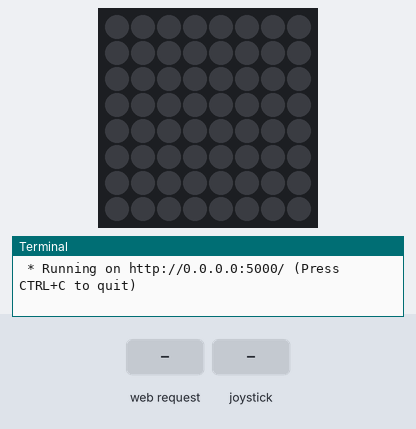
This program was run on a simulated Raspberry Pi (BCM pin numbers) with a Sense HAT. Parts: the Sense HAT's 8×8 RGB LED matrix, the last lines printed to the terminal. The test bench sets the inputs (shaded band). Random numbers come from a fixed seed.

Above: at 1.2 s.
1.3 s: HTTP request for /game received
At 2.2 s:
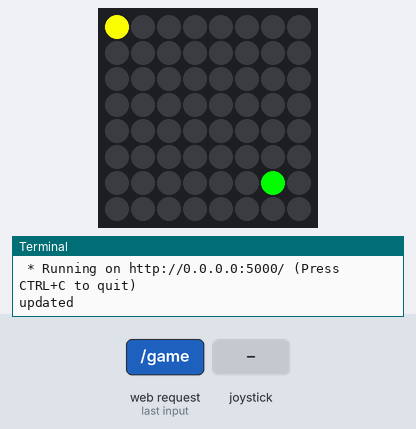
2.8 s: joystick pushed down
At 3.9 s:
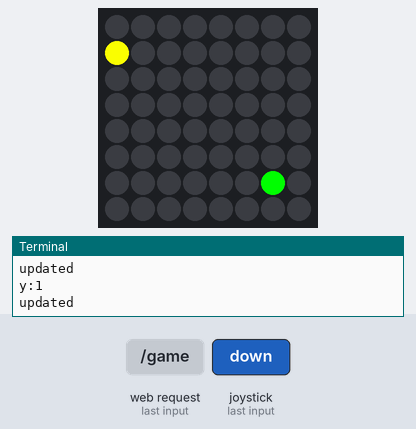
4.4 s: joystick pushed right
At 5.2 s:
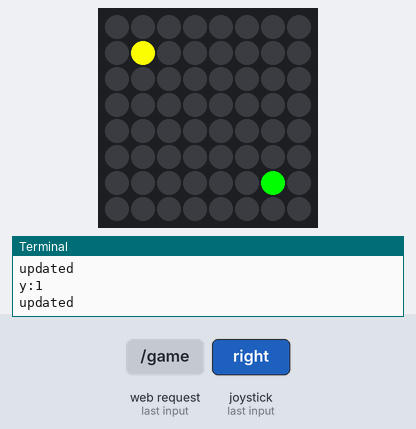
6.0 s: joystick pushed up
At 7.3 s:
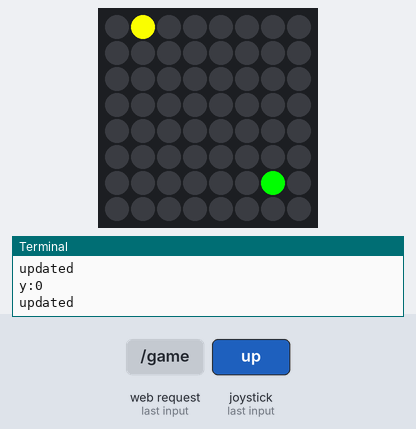
7.6 s: joystick pushed right
At 8.8 s:
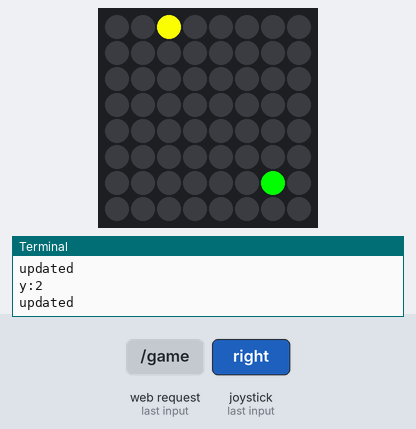
9.2 s: joystick pushed down
At 10.0 s:
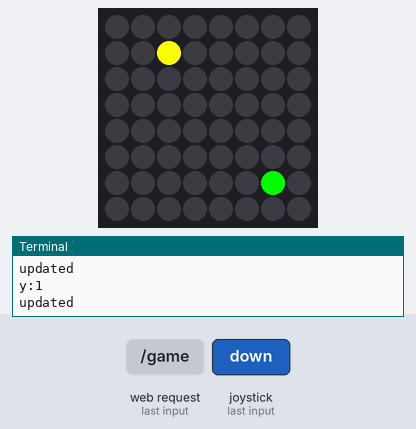
Timing chart, 0 to 11.8 s (numbered marks = the images above; inputs shaded):
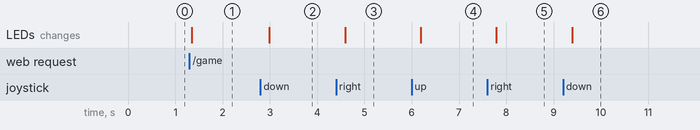

The program:

app.py
```python
from flask import Flask, render_template
import raspieats


app = Flask(__name__)

@app.route('/')

def index():
    return render_template('index.html')

@app.route('/game')

def game():
    my_game = raspieats.Game()
    my_game.run()

if __name__ == '__main__':
    app.run(debug=True, host='0.0.0.0')
```

raspieats.py
```python
from sense_hat import SenseHat
import time
import random


sense = SenseHat()
sense.clear()

#colors
g = (0, 255, 0) #green
b = (0, 0, 255) #blue
k = (0, 0, 0) #blank
w = (255, 255, 255) #white
c = (0, 255, 255) #cyan
y = (255, 255, 0) #yellow
o = (255, 128, 0) #orange
n = (255, 128, 128) #pink
p = (128, 0, 128) #purple
d = (255, 0, 128) #darkPink
l = (128, 255, 128) #lightGreen
r = (255, 0 , 0)

###NEW

class Game:
    def __init__(self):
        self.player_x = 0
        self.player_y = 0
        self.food_x = 6
        self.food_y = 6
        self.is_hungry = True
        self.score = 0


    def reset(self):
        sense.clear()
        self.player_x = random.randint(0,7)
        self.player_y = random.randint(0,7)
        same_spot = True
        while same_spot:
            self.food_x = random.randint(0,7)
            self.food_y = random.randint(0,7)
            if self.player_x != self.food_x and self.player_y != self.food_y:
                same_spot = False
                break

        sense.set_pixel(self.player_x,self.player_y, y)
        sense.set_pixel(self.food_x, self.food_y, g)
        print("reset")

    def update(self):
        sense.clear()
        sense.set_pixel(self.player_x,self.player_y, y)
        sense.set_pixel(self.food_x, self.food_y, g)
        print("updated")


    def down(self):
        if self.player_y <7:
            self.player_y += 1
            print("y:" + str(self.player_y))
            self.update()

    def up(self):
        if self.player_y >0:
            self.player_y -= 1
            print("y:" + str(self.player_y))
            self.update()

    def right(self):
        if self.player_x <7:
            self.player_x += 1
            print("y:" + str(self.player_x))
            self.update()

    def left(self):
        if self.player_x >0:
            self.player_x -= 1
            print("y:" + str(self.player_x))
            self.update()


    def run(self):
        self.update()
        while self.is_hungry:
            for event in sense.stick.get_events():
                # print(event)

                if event.direction == "down" and event.action == "released":
                    self.down()
                if event.direction == "up" and event.action == "released":
                    self.up()
                if event.direction == "left" and event.action == "released":
                    self.left()
                if event.direction == "right" and event.action == "released":
                    self.right()
                if self.player_x == self.food_x and self.food_y == self.player_y:
                    self.score += 1
                    sense.show_letter(str(self.score))
                    time.sleep(.5)
                    self.reset()
                #    sense.show_message("GAME OVER")


# my_game = Game()
# my_game.run()


##OLD

#variables for player & food postioning
# player_x = 0
# player_y = 0
# sense.set_pixel(player_x,player_y,y)

# food_x = 6
# food_y = 6
# sense.set_pixel(food_x,food_y,l)


# is_hungry = True

# def down():
#     global player_y
#     if player_y <7:
#         player_y += 1
#         print("y:" + str(player_y))
#         update()


# def update():
#     global player_x, player_y
#     sense.clear()
#     sense.set_pixel(player_x,player_y, y)
#     sense.set_pixel(food_x, food_y, g)
#     print("updated")

# while is_hungry:
#     for event in sense.stick.get_events():
#         # print(event)

#         if event.direction == "down" and event.action == "released":
#             down()
```

Measured:
- after the input at 1.3 s, the LEDs: change at once (image 1)
- after the input at 2.8 s, the LEDs: change after 0.19 s (image 2)
- after the input at 4.4 s, the LEDs: change after 0.19 s (image 3)
- after the input at 6.0 s, the LEDs: change after 0.19 s (image 4)
- after the input at 7.6 s, the LEDs: change after 0.19 s (image 5)
- after the input at 9.2 s, the LEDs: change after 0.19 s (image 6)
